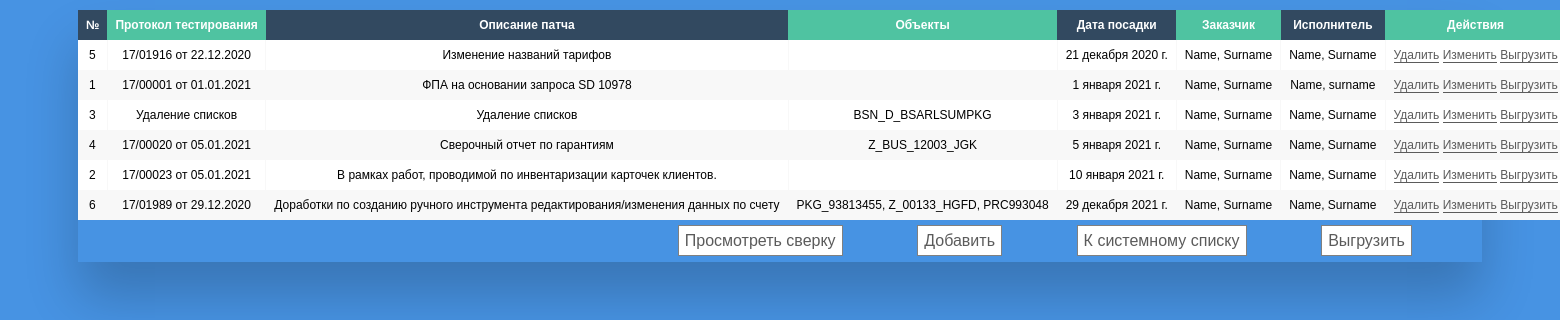
/certificates, run on the app's committed database.
### core/models.py (models this page shows, shortened)
class FuncAcceptanceCertificate(models.Model):
	class Meta:
		verbose_name = 'Функционально приёмочный акт'
		verbose_name_plural = 'Функционально приёмочные акты'
	number = models.CharField(
		max_length=255,
		verbose_name='Номер'
	)
	protocol = models.CharField(
		max_length=255,
		verbose_name='Протокол тестирования'
	)
	description = models.CharField(
		max_length=255,
		verbose_name='Описание патча'
	)
	objs = models.TextField(
		blank=True,
		verbose_name='Объекты'
	)
	date = models.DateField(
		verbose_name='Дата посадки'
	)
	customer = models.CharField(
		max_length=255,
		verbose_name='Заказчик'
	)
	executor = models.CharField(
		max_length=255,
		verbose_name='Исполнитель'
	)

### core/views.py (the view)
# urls.py: path('certificates', views.FACListView.as_view(), name='fac-list'),
class FACListView(ListView):
	model = models.FuncAcceptanceCertificate
	queryset = models.FuncAcceptanceCertificate.objects.all().order_by('date')
	template_name = 'fac/index.html'

### templates/fac/index.html (shortened to what this page needs)
<!doctype html>
<html lang="en">
<head>
</head>
<body>
    <div class="table-wrapper">
        <table class="fl-table">
            <thead>
                <tr>
                    <th>№</th>
                    <th>Протокол тестирования</th>
                    <th>Описание патча</th>
                    <th>Объекты</th>
                    <th>Дата посадки</th>
                    <th>Заказчик</th>
                    <th>Исполнитель</th>
                    <th>Действия</th>
                </tr>
            </thead>
            <tbody>
                {% for obj in object_list %}
                    <tr>
                        <td>{{ obj.number }}</td>
                        <td>{{ obj.protocol }}</td>
                        <td>{{ obj.description }}</td>
                        <td>{{ obj.objs }}</td>
                        <td>{{ obj.date }}</td>
                        <td>{{ obj.customer }}</td>
                        <td>{{ obj.executor }}</td>
                        <td>
                            <a href="{% url 'delete-fac' obj.pk %}">Удалить</a>
                            <a href="{% url 'fac-edit' obj.pk %}">Изменить</a>
                            <a href="{% url 'fac-export' obj.pk %}">Выгрузить</a>
                        </td>
                    </tr>
                {% endfor %}
        </table>
        <div class="buttons">
            <a href="{% url 'fac-check' %}">Просмотреть сверку</a>
            <a href="{% url 'fac-create' %}">Добавить</a>
            <a href="{% url 'system-list' %}">К системному списку</a>
            <a href="{% url 'fac-export' %}">Выгрузить</a>
        </div>
    </div>
</body>
</html>

### templates/fac/index.html (style rules this page uses)
* { box-sizing: border-box; -webkit-box-sizing: border-box; -moz-box-sizing: border-box; }
body { font-family: Helvetica; -webkit-font-smoothing: antialiased; background: rgba( 71, 147, 227, 1); }
.table-wrapper { margin: 10px 70px 70px; box-shadow: 0px 35px 50px rgba( 0, 0, 0, 0.2 ); }
.fl-table { border-radius: 5px; font-size: 12px; font-weight: normal; border: none; border-collapse: collapse; width: 100%; max-width: 100%; white-space: nowrap; background-color: white; }
.fl-table td, .fl-table th { text-align: center; padding: 8px; }
.fl-table td { border-right: 1px solid #f8f8f8; font-size: 12px; }
.fl-table thead th { color: #ffffff; background: #4FC3A1; }
.fl-table thead th:nth-child(odd) { color: #ffffff; background: #324960; }
.fl-table tr:nth-child(even) { background: #F8F8F8; }
a:link { color: #5b5b5b; text-decoration: none; border-bottom: 1px solid; }
.buttons { margin-top: 12px; justify-content: space-around; width: 100%; height: 30px; align-items: center; text-align: right; }
.buttons a { margin-right: 5%; margin-bottom: 10px; width: 140px; height: 40px; background: white; border: 1px solid gray; padding: 6px; }
.buttons a { height: 0; }

### data on the page
FuncAcceptanceCertificate: number "5", protocol "17/01916 от 22.12.2020", description "Изменение названий тарифов", date "21 декабря 2020 г.", customer "Name, Surname", executor "Name, Surname"
FuncAcceptanceCertificate: number "1", protocol "17/00001 от 01.01.2021", description "ФПА на основании запроса SD 10978", date "1 января 2021 г.", customer "Name, Surname", executor "Name, surname"
FuncAcceptanceCertificate: number "3", protocol "Удаление списков", description "Удаление списков", objs "BSN_D_BSARLSUMPKG", date "3 января 2021 г.", customer "Name, Surname", executor "Name, Surname"
FuncAcceptanceCertificate: number "4", protocol "17/00020 от 05.01.2021", description "Сверочный отчет по гарантиям", objs "Z_BUS_12003_JGK", date "5 января 2021 г.", customer "Name, Surname", executor "Name, Surname"
FuncAcceptanceCertificate: number "2", protocol "17/00023 от 05.01.2021", description "В рамках работ, проводимой по инвентаризации карточек клиентов.", date "10 января 2021 г.", customer "Name, Surname", executor "Name, Surname"
FuncAcceptanceCertificate: number "6", protocol "17/01989 от 29.12.2020", description "Доработки по созданию ручного инструмента редактирования/изменения данных по счету", objs "PKG_93813455, Z_00133_HGFD, PRC993048", date "29 декабря 2021 г.", customer "Name, Surname", executor "Name, Surname"
